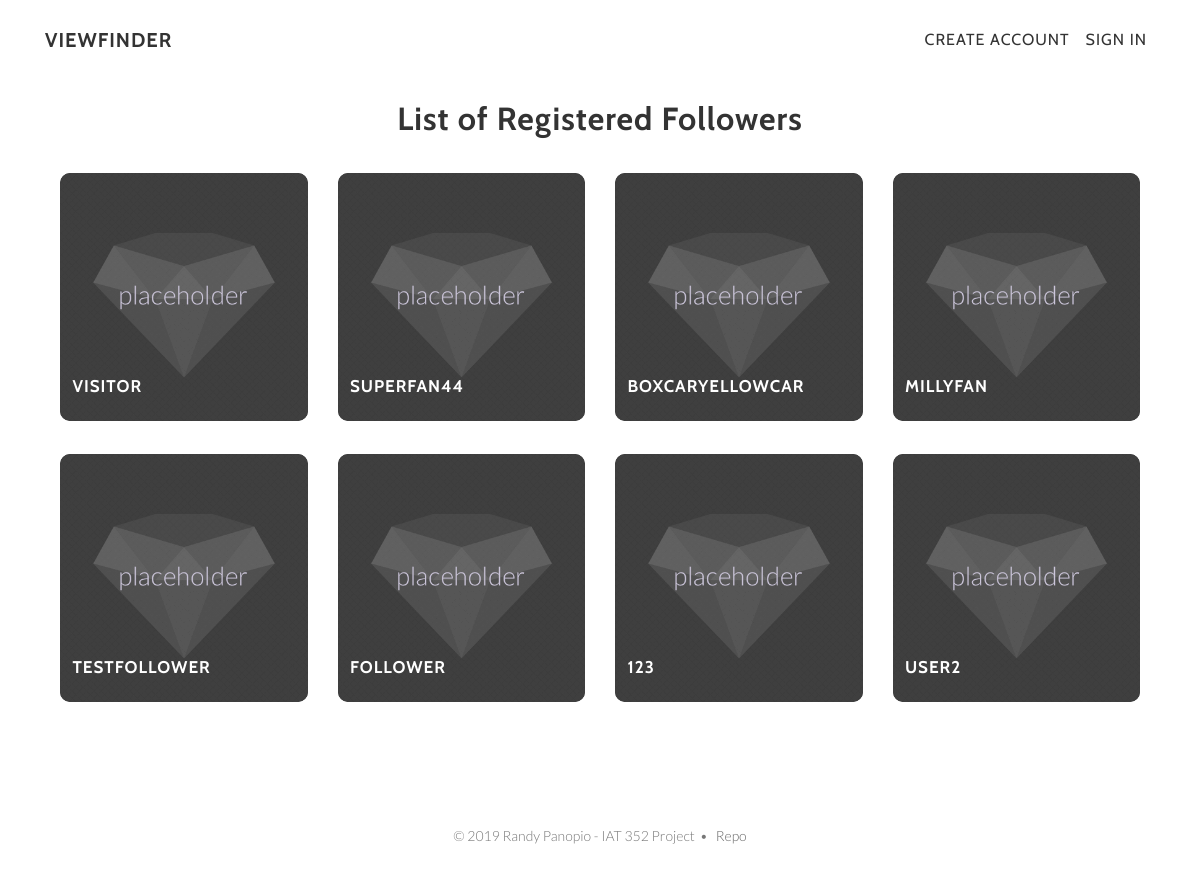
The page /Assignment2/follower_members.php on the database its author committed.
### tables this page shows
CREATE TABLE IF NOT EXISTS `followers` (
  `id` int(6) UNSIGNED NOT NULL AUTO_INCREMENT,
  `username` varchar(30) NOT NULL,
  `email` varchar(30) NOT NULL,
  `password` varchar(255) DEFAULT NULL,
  PRIMARY KEY (`id`)
);

### Assignment2/follower_members.php (the view, shortened to what this page needs)
<?php require("directives/header.php");
require("directives/nav_bar.php");
require("directives/database_info.php");?>
<div id="content-container">
<section id="contact" class="contact-section content-section text-center">
  <div class="container">
    <div class="col-lg-12 mx-auto">
      <h2>List of Registered Followers</h2>
      <div class="row">
        <?php
        $query = "SELECT * FROM `followers` ORDER BY `followers`.`id` ASC";
          if ($result = $db->query($query)) {
              while ($user = $result->fetch_assoc()) {
                  echo "<div class=\"col-md-3 content-row\">
                    <div class=\"hovereffect\">
                      <a href=\"follower_userinfo.php?id=".$user['id']."\">
                            <img class=\"img-responsive\" src=\"img/placeholder.png\" alt=\"img\">
                          </a>
                      <a href=\"follower_userinfo.php?id=".$user['id']."\">
                        <div class=\"overlay\">
                          <h2>".$user['username']."</h2>
                        </div>
                      </a>
                    </div>
                  </div>";
              }
          } else {
            echo "<div class=\"col-md-3 content-row\">
              <h3>no users exist</h3>
            </div>";
          }
        ?>
      </div>
    </div>
  </div>
</section>
</div>
<?php require("directives/footer.php"); ?>

### Assignment2/directives/header.php (shortened to what this page needs)
<!DOCTYPE html>
<head>
    <link rel="stylesheet" href="https://stackpath.bootstrapcdn.com/bootstrap/4.3.1/css/bootstrap.min.css">
    <link rel="stylesheet" href="styles/css/main.css" />
</head>
<body>

### Assignment2/directives/nav_bar.php (shortened to what this page needs)
<div id="main-menu-bar-container">
    <div id="main-menu-bar">
  <nav class="navbar navbar-expand-lg navbar-light fixed-top" id="mainNav">
    <div class="container">
      <a class="navbar-brand js-scroll-trigger" href="index.php">Viewfinder</a>
      <div class="collapse navbar-collapse" id="navbarResponsive">
        <ul class="navbar-nav ml-auto">
          <?php
          require_once("database_info.php");
          if (isset($_SESSION['valid_creator'])) {
            $query = "SELECT `id`, `username` FROM `photographers` WHERE username=\"".($_SESSION['valid_creator'])."\";";
            $result = $db->query($query);
            if ($result) {
                if ($result->num_rows == 1) {
                    $user = $result->fetch_array(MYSQLI_ASSOC);
                    echo "<li class=\"nav-item\">
                      <a class=\"nav-link js-scroll-trigger\">Welcome ".$user['username']."</a>
                    </li>";
                    echo "
                    <li class=\"nav-item\">
                      <a class=\"nav-link js-scroll-trigger\" href=\"logout.php\">Log Out</a>
                    </li>
                    ";
                } else {
                  echo "<li class=\"nav-item\">
                    <a class=\"nav-link js-scroll-trigger\">Welcome User</a>
                  </li>";
                  echo "
                  <li class=\"nav-item\">
                    <a class=\"nav-link js-scroll-trigger\" href=\"logout.php\">Log Out</a>
                  </li>
                  ";
                }
            }
            if ($db->connect_error)  {
                die('Connect Error: ' . $db->connect_error);
            }
            $db->close();
          } else {
          ?>
          <li class="nav-item">
            <a class="nav-link js-scroll-trigger" href="sign_up.php">Create Account</a>
          </li>
          <li class="nav-item">
            <a class="nav-link js-scroll-trigger" href="log_in.php">Sign In</a>
          </li>
        <?php } ?>
        </ul>
      </div>
    </div>
  </nav>
</div>

### Assignment2/directives/footer.php (shortened to what this page needs)
<footer>
  <div class="container text-center ">
    <div class="site-footer-links">
      <div class="copyright">&copy; 2019 Randy Panopio - IAT 352 Project<span>&bull;  </span><a class="copyright-link" href="https://github.com/randypanopio/IAT352_project">Repo</a></div>
    </div>
  </div>
</footer>
    </body>
</html>

### Assignment2/styles/css/main.css (style rules this page uses)
.navbar { background-color:white !important }
body { font-family:'Lato';font-weight:300;width:100%;height:100%;color:#333333;background-color:white }
li { list-style:none }
img { max-width:100%;width:100%;border-radius:10px }
h1,h2,h3,h4,h5,h6 { font-family:'Cabin', sans-serif;font-weight:700;margin:0 0 35px;letter-spacing:1px }
.hovereffect { width:100%;height:100%;float:left;overflow:hidden;position:relative;text-align:center;cursor:default;background-color:#333333;border-radius:10px }
.hovereffect .overlay { position:absolute;overflow:hidden;width:90%;height:100%;left:5%;top:5% }
.overlay h2 { margin-bottom:15px !important }
.hovereffect img { display:block;position:relative;-webkit-transition:all 0.35s;transition:all 0.35s }
.hovereffect h2 { position:absolute;bottom:0;left:0;text-transform:uppercase;color:#fff;font-size:17px;overflow:hidden;padding:0.5em 0;background-color:transparent;filter:alpha(opacity=0);-webkit-transition:opacity 0.35s, -webkit-transform 0.35s;transition:opacity 0.35s, transform 0.35s;-webkit-transform:translate3d(0, -35%, 0);transform:translate3d(0, -35%, 0) }
.content-row { margin-bottom:3% }
.site-footer-links { font-size:14px;line-height:1.5;color:#777;padding-top:20px;display:block;text-align:center;margin:0;list-style:none }
.site-footer-links span { padding-left:5px;padding-right:5px }
.copyright a { font-size:14px;color:#666 }
a { -webkit-transition:all 0.2s ease-in-out;-moz-transition:all 0.2s ease-in-out;transition:all 0.2s ease-in-out;color:#952d49 }
#mainNav { font-family:'Cabin', sans-serif;margin-bottom:0;text-transform:uppercase;border-bottom:1px solid rgba(255,255,255,0.3);background-color:white }
#mainNav .navbar-brand { font-weight:700 }
#mainNav a { color:#333333 }
#mainNav .navbar-nav .nav-item { -webkit-transition:background 0.3s ease-in-out;-moz-transition:background 0.3s ease-in-out;transition:background 0.3s ease-in-out }
#mainNav .navbar-nav { outline:none;background-color:transparent }
@media (min-width: 992px) { #mainNav { padding-top:20px;padding-bottom:20px;-webkit-transition:background 0.3s ease-in-out, padding-top 0.3s ease-in-out, padding-bottom 0.3s;-moz-transition:background 0.3s ease-in-out, padding-top 0.3s ease-in-out, padding-bottom 0.3s;transition:background 0.3s ease-in-out, padding-top 0.3s ease-in-out, padding-bottom 0.3s;letter-spacing:1px;border-bottom:none;background:transparent } }
.content-section { padding-top:20px;padding-bottom:20px }
#content-container { margin-top:80px }
footer { padding:50px 0 }

### rows shown on the page
followers: username "VISITOR"
followers: username "SUPERFAN44"
followers: username "BOXCARYELLOWCAR"
followers: username "MILLYFAN"
followers: username "TESTFOLLOWER"
followers: username "FOLLOWER"
followers: username "123"
followers: username "USER2"
